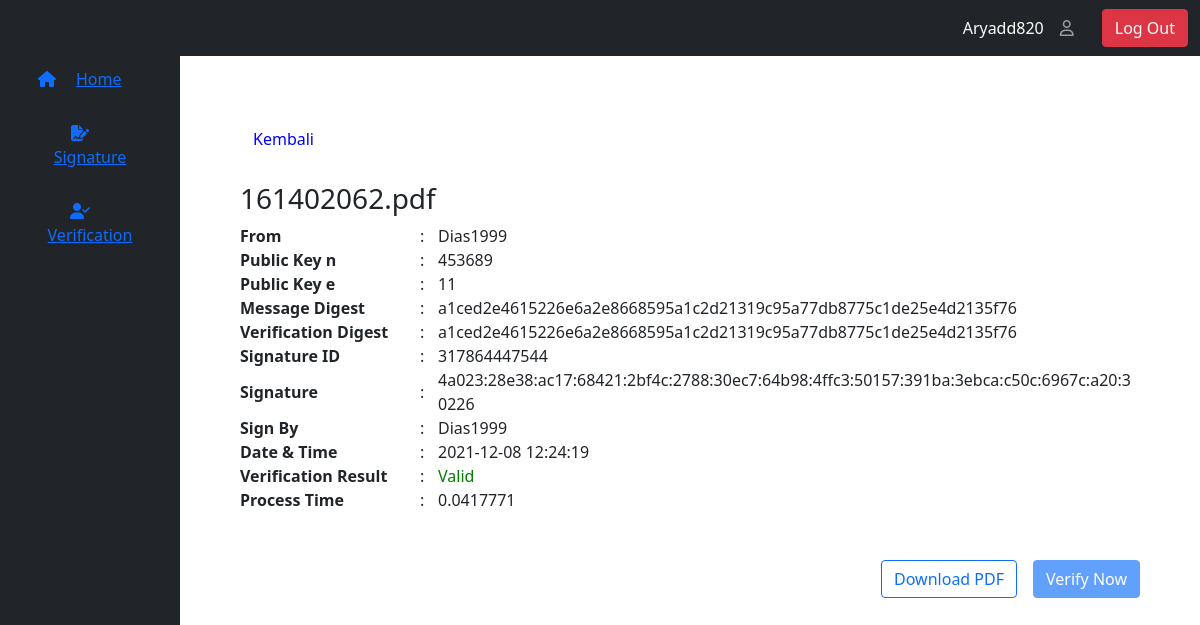
/view/ver-dt.php?info=29 (signed in), run on the app's committed database.
### tables this page shows
CREATE TABLE `verification` (
  `id` int(11) NOT NULL,
  `sign_id` varchar(255) NOT NULL,
  `received_id` int(11) DEFAULT NULL,
  `sender_uname` varchar(255) DEFAULT NULL,
  `pubkey_n` int(11) DEFAULT NULL,
  `pubkey_e` int(11) DEFAULT NULL,
  `message_digest` varchar(255) DEFAULT NULL,
  `signv_id` varchar(255) DEFAULT NULL,
  `sign_value` varchar(255) DEFAULT NULL,
  `sign_by` varchar(255) DEFAULT NULL,
  `ver_value` varchar(255) DEFAULT NULL,
  `pdf_name` varchar(255) NOT NULL,
  `pdf_newname` varchar(255) NOT NULL,
  `validation` enum('Not Verified','Valid','Not Valid') NOT NULL,
  `date` datetime DEFAULT current_timestamp(),
  `process_time` float DEFAULT NULL
);

### view/ver-dt.php (the view, shortened to what this page needs)
<?php
require_once("../controller/connect.php");
$id_userlog = $_SESSION['user']['id'];
$get_verid = $_GET['info'];
$sql = "SELECT * FROM verification WHERE received_id = $id_userlog AND id = $get_verid";
$query = $connect->query($sql);
$datas = $query->fetchAll(PDO::FETCH_ASSOC);
foreach ($datas as $data) {
    $getData = $data['id'];
    $getPDF = $data['pdf_name'];
    $getPDFdw = $data['pdf_newname'];
    $getFrom = $data['sender_uname'];
    $getPubKeyN = $data['pubkey_n'];
    $getPubKeyE = $data['pubkey_e'];
    $getMD = $data['message_digest'];
    $getSignVid = $data['signv_id'];
    $getSignV = $data['sign_value'];
    $getSignBy = $data['sign_by'];
    $getVer = $data['ver_value'];
    $verification = $data['validation'];
    $getDate = $data['date'];
    $getTimePr = $data['process_time'];
}
?>
<!DOCTYPE html>
<html lang="en">
<head>
    <link href="https://cdn.jsdelivr.net/npm/bootstrap@5.1.0/dist/css/bootstrap.min.css" rel="stylesheet">
    <link rel="stylesheet" href="../view/css/styles.css">
</head>
<body>
    <section>
        <nav class="navbar navbar-expand-lg navbar-dark bg-dark">
            <div class="container-fluid">
            <ul class="navbar-nav ms-auto username">
                    <li class="nav-item">
                        <a class="nav-link active" aria-current="page" href="#"><?php echo $_SESSION['user']['username']?></a>
                    </li>
                    <li class="nav-item">
                        <a class="nav-link" href="#"><i class="far fa-user"></i></a>
                    </li>
                </ul>
                <a class="btn btn-danger" href="../controller/logout.php">Log Out</a>
            </div>
        </nav>
        <div class="sidebar">
            <a href="mainpage.php">
                <div class="sidebar-content">
                    <button class="btn btn-link">
                        <p><i class="fas fa-home"></i>Home</p>
                    </button>
                </div>
            </a>
            <a href="signature.php">
                <div class="sidebar-content">
                    <button class="btn btn-link">
                        <p><i class="fas fa-file-signature"></i>Signature</p>
                    </button>
                </div>
            </a>
            <a href="verification.php">
                <div class="sidebar-content">
                    <button class="btn btn-link">
                        <p><i class="fas fa-user-check"></i>Verification</p>
                    </button>
                </div>
            </a>
        </div>
        <div class="contentmain">
            <br>
            <div class="mainpage2">
            <a href="verification.php" type="button" class="btn btn-link" style="color: blue;">Kembali</a>
            <br>
            <br>
                <h3><?php echo $getPDF?></h3>
                <table class="dt-table">
                    <tr>
                        <th class="dt-title">From</th>
                        <td class="dt-dot">:</td>
                        <td class="dt-value"><?php echo $getFrom; ?></td>
                    </tr>
                    <tr>
                        <th class="dt-title">Public Key n</th>
                        <td class="dt-dot">:</td>
                        <td class="dt-value"><?php if ($getPubKeyN) {
                            echo $getPubKeyN;
                        } else {
                            echo "Not Verified";
                        }?></td>
                    </tr>
                    <tr>
                        <th class="dt-title">Public Key e</th>
                        <td class="dt-dot">:</td>
                        <td class="dt-value"><?php if ($getPubKeyE) {
                            echo $getPubKeyE;
                        } else {
                            echo "Not Verified";
                        }?></td>
                    </tr>
                    <tr>
                        <th class="dt-title">Message Digest</th>
                        <td class="dt-dot">:</td>
                        <td class="dt-value"><?php if ($getMD) {
                            echo $getMD;
                        } else {
                            echo "Not Verified";
                        }?></td>
                    </tr>
                    <tr>
                        <th class="dt-title">Verification Digest</th>
                        <td class="dt-dot">:</td>
                        <td class="dt-value"><?php if ($getVer) {
                            echo $getVer;
                        } else {
                            echo "Not Verified";
                        }?></td>
                    </tr>
                    <tr>
                        <th class="dt-title">Signature ID</th>
                        <td class="dt-dot">:</td>
                        <td class="dt-value"><?php if ($getSignVid) {
                            echo $getSignVid;
                        } else {
                            echo "Not Verified";
                        }?></td>
                    </tr>
                    <tr>
                        <th class="dt-title">Signature</th>
                        <td class="dt-dot">:</td>
                        <td class="dt-value"><?php if ($getSignV) {
                            echo $getSignV;
                        } else {
                            echo "Not Verified";
                        }?></td>
                    </tr>
                    <tr>
                        <th class="dt-title">Sign By</th>
                        <td class="dt-dot">:</td>
                        <td class="dt-value"><?php if ($getSignBy) {
                            echo $getSignBy;
                        } else {
                            echo "Not Verified";
                        }?></td>
                    </tr>
                    <tr>
                        <th class="dt-title">Date & Time</th>
                        <td class="dt-dot">:</td>
                        <td class="dt-value"><?php echo $getDate ?></td>
                    </tr>
                    <tr>
                        <th class="dt-title">Verification Result</th>
                        <td class="dt-dot">:</td>
                            <?php
                            switch ($verification) {
                                case 'Not Verified':?>
                                    <?php break;
                                case 'Valid':?>
                                    <td class="dt-value" style="color: green;"><?php echo $verification?></td>
                                    <?php break;
                                case 'Not Valid':?>
                                    <?php break;
                            }
                            ?>
                    </tr>
                    <tr>
                        <th class="dt-title">Process Time</th>
                        <td class="dt-dot">:</td>
                        <td class="dt-value"><?php if ($getTimePr) {
                            echo $getTimePr;
                        } else {
                            echo "Not Verified";
                        }?></td>
                    </tr>
                </table>
            </div>
            <br>
            <br>
            <div class="d-flex justify-content-end">
                <?php
                    if ($verification === "Valid" && $getFrom) {?>
                    <a class="btn btn-outline-primary me-3" href="../controller/download.php?id=<?php echo $getData ?>&file=<?php echo $getPDFdw?>">Download PDF</a>
                <?php } else { ?>
                    <button class="btn btn-outline-primary me-3" href="" disabled>Download PDF</button>
                <?php } ?>
                <?php
                if ($verification === "Valid" || $verification === "Tidak valid") { ?>
                    <button class="btn btn-primary" href="" disabled>Verify Now</button>
                <?php } else { ?>
                    <a href="../controller/ver_controller.php?verification=<?php echo $getData ?>"class="btn btn-primary">Verifikasi</a>
                <?php }
                ?>
            </div>
        </div>
    </section>
</body>
</html>

### view/css/styles.css (style rules this page uses)
* { padding: 0; margin: 0; box-sizing: border-box; }
.username { padding-right: 20px; }
.sidebar { position: absolute; top: 0; left: 0; background-color: rgb(33, 37, 41); opacity: 1; width: 15%; height: 100%; padding-top: 5%; }
.sidebar .sidebar-content { position: static; display: flex; color: #fff; align-items:center; justify-content:space-between; padding: 0 25px; }
.sidebar .sidebar-content .btn { text-decoration: none; }
.sidebar .sidebar-content .btn p i { padding-right: 20px; }
.contentmain { position: absolute; top: auto; right: auto; margin-left: 20%; padding-top: 20px; width: 75%; }
.contentmain .mainpage2 { padding-top: 20px; width: 100%; }
.contentmain .mainpage2 a { text-decoration: none; color: #111; }
.contentmain .mainpage2 .dt-table { width: 100%; border-collapse: collapse; table-layout: fixed; }
.contentmain .mainpage2 .dt-table .dt-title { width: 20%; }
.contentmain .mainpage2 .dt-table .dt-dot { width: 2%; }
.contentmain .mainpage2 .dt-table .dt-value { word-wrap: break-word; }

### data on the page
verification: pdf_name "161402062.pdf", sender_uname "Dias1999", pubkey_n "453689", pubkey_e "11", message_digest "a1ced2e4615226e6a2e8668595a1c2d21319c95a77db8775c1de25e4d2135f76", ver_value "a1ced2e4615226e6a2e8668595a1c2d21319c95a77db8775c1de25e4d2135f76", signv "317864447544", sign_value "4a023:28e38:ac17:68421:2bf4c:2788:30ec7:64b98:4ffc3:50157:391ba:3ebca:c50c:6967c:a20:30226", sign_by "Dias1999", date "2021-12-08 12:24:19", validation "Valid", process_time "0.0417771"

### other printed values
$_SESSION['user']['username'] "Aryadd820"
